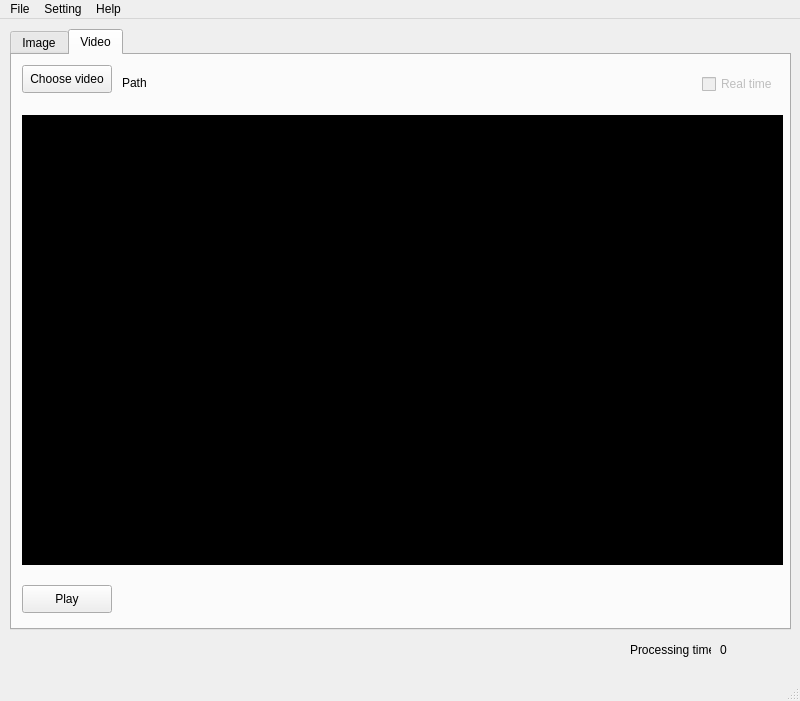
<?xml version="1.0" encoding="UTF-8"?>
<ui version="4.0">
 <class>MainWindow</class>
 <widget class="QMainWindow" name="MainWindow">
  <property name="geometry">
   <rect>
    <x>0</x>
    <y>0</y>
    <width>800</width>
    <height>701</height>
   </rect>
  </property>
  <property name="windowTitle">
   <string>LPRNet GUI</string>
  </property>
  <property name="text" stdset="0">
   <string>Default</string>
  </property>
  <widget class="QWidget" name="centralwidget">
   <widget class="QTabWidget" name="tabWidget">
    <property name="geometry">
     <rect>
      <x>10</x>
      <y>10</y>
      <width>781</width>
      <height>601</height>
     </rect>
    </property>
    <property name="currentIndex">
     <number>1</number>
    </property>
    <widget class="QWidget" name="Image">
     <attribute name="title">
      <string>Image</string>
     </attribute>
     <widget class="QPushButton" name="Image_path">
      <property name="geometry">
       <rect>
        <x>10</x>
        <y>10</y>
        <width>90</width>
        <height>28</height>
       </rect>
      </property>
      <property name="text">
       <string>Choose image</string>
      </property>
     </widget>
     <widget class="QLabel" name="Image_path_text">
      <property name="geometry">
       <rect>
        <x>110</x>
        <y>20</y>
        <width>431</width>
        <height>16</height>
       </rect>
      </property>
      <property name="text">
       <string>Path</string>
      </property>
     </widget>
     <widget class="QLabel" name="image_holder">
      <property name="geometry">
       <rect>
        <x>10</x>
        <y>60</y>
        <width>761</width>
        <height>450</height>
       </rect>
      </property>
      <property name="styleSheet">
       <string notr="true">Background-color: #000;</string>
      </property>
      <property name="text">
       <string/>
      </property>
     </widget>
    </widget>
    <widget class="QWidget" name="Image">
     <attribute name="title">
      <string>Video</string>
     </attribute>
     <widget class="QPushButton" name="Video_path">
      <property name="geometry">
       <rect>
        <x>10</x>
        <y>10</y>
        <width>90</width>
        <height>28</height>
       </rect>
      </property>
      <property name="text">
       <string>Choose video</string>
      </property>
     </widget>
     <widget class="QLabel" name="video_path_text">
      <property name="geometry">
       <rect>
        <x>110</x>
        <y>20</y>
        <width>431</width>
        <height>16</height>
       </rect>
      </property>
      <property name="text">
       <string>Path</string>
      </property>
     </widget>
     <widget class="QLabel" name="video_holder">
      <property name="geometry">
       <rect>
        <x>10</x>
        <y>60</y>
        <width>761</width>
        <height>450</height>
       </rect>
      </property>
      <property name="styleSheet">
       <string notr="true">Background-color: #000;</string>
      </property>
      <property name="text">
       <string/>
      </property>
     </widget>
     <widget class="QPushButton" name="play_buttom">
      <property name="geometry">
       <rect>
        <x>10</x>
        <y>530</y>
        <width>90</width>
        <height>28</height>
       </rect>
      </property>
      <property name="text">
       <string>Play</string>
      </property>
     </widget>
     <widget class="QCheckBox" name="checkBox">
      <property name="enabled">
       <bool>false</bool>
      </property>
      <property name="geometry">
       <rect>
        <x>690</x>
        <y>20</y>
        <width>75</width>
        <height>18</height>
       </rect>
      </property>
      <property name="text">
       <string>Real time</string>
      </property>
     </widget>
    </widget>
   </widget>
   <widget class="QLabel" name="recognition_rate">
    <property name="geometry">
     <rect>
      <x>720</x>
      <y>620</y>
      <width>61</width>
      <height>21</height>
     </rect>
    </property>
    <property name="text">
     <string>0</string>
    </property>
   </widget>
   <widget class="QLabel" name="Image_result">
    <property name="geometry">
     <rect>
      <x>630</x>
      <y>620</y>
      <width>81</width>
      <height>21</height>
     </rect>
    </property>
    <property name="text">
     <string>Processing time :</string>
    </property>
   </widget>
  </widget>
  <widget class="QMenuBar" name="menubar">
   <property name="geometry">
    <rect>
     <x>0</x>
     <y>0</y>
     <width>800</width>
     <height>20</height>
    </rect>
   </property>
   <widget class="QMenu" name="menuFile">
    <property name="title">
     <string>File</string>
    </property>
    <widget class="QMenu" name="menuModel">
     <property name="title">
      <string>Models</string>
     </property>
     <addaction name="actionLPRNet"/>
     <addaction name="actionObject_Detection"/>
     <addaction name="actionLicense_Plate_Recognition"/>
    </widget>
    <addaction name="menuModel"/>
    <addaction name="actionLabel"/>
    <addaction name="separator"/>
    <addaction name="actionSaveAs"/>
   </widget>
   <widget class="QMenu" name="menuTool">
    <property name="title">
     <string>Setting</string>
    </property>
    <widget class="QMenu" name="menuCamera">
     <property name="title">
      <string>Camera</string>
     </property>
     <addaction name="separator"/>
     <addaction name="actionCameras"/>
    </widget>
    <addaction name="menuCamera"/>
   </widget>
   <widget class="QMenu" name="menuHelp">
    <property name="title">
     <string>Help</string>
    </property>
    <addaction name="actionAbout_Us"/>
   </widget>
   <addaction name="menuFile"/>
   <addaction name="menuTool"/>
   <addaction name="menuHelp"/>
  </widget>
  <widget class="QStatusBar" name="statusbar"/>
  <action name="actionLabel">
   <property name="checkable">
    <bool>true</bool>
   </property>
   <property name="checked">
    <bool>true</bool>
   </property>
   <property name="text">
    <string>Label</string>
   </property>
   <property name="shortcut">
    <string>Ctrl+L</string>
   </property>
  </action>
  <action name="actionSaveAs">
   <property name="text">
    <string>Save As...</string>
   </property>
  </action>
  <action name="actionAbout_Us">
   <property name="text">
    <string>About Us</string>
   </property>
   <property name="whatsThis">
    <string/>
   </property>
  </action>
  <action name="actionLPRNet">
   <property name="text">
    <string>LPRNet</string>
   </property>
  </action>
  <action name="actionObject_Detection">
   <property name="text">
    <string>Vehicle Detection</string>
   </property>
  </action>
  <action name="actionLicense_Plate_Recognition">
   <property name="text">
    <string>License Plate Recognition</string>
   </property>
  </action>
  <action name="actionCameras">
   <property name="checkable">
    <bool>false</bool>
   </property>
   <property name="enabled">
    <bool>true</bool>
   </property>
   <property name="text">
    <string>No camera available</string>
   </property>
  </action>
 </widget>
 <resources/>
 <connections/>
</ui>
